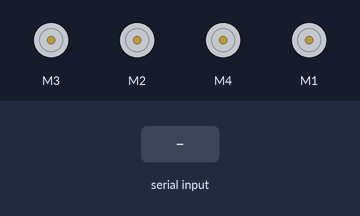
Recording of a program running on a simulated Arduino Uno, built with avr-gcc and run on an emulated ATmega328P. On the bench: 4 × DC motor (green arrow = forward, orange = backward, longer = faster). The inputs (shaded band) are chosen by the test bench.

Above: at 1.2 s.
1.3 s: "90 45 200\n" received over Serial
At 2.2 s:
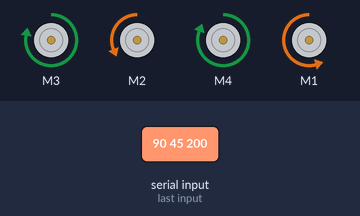
2.8 s: "30 150 10\n" received over Serial
At 3.4 s:
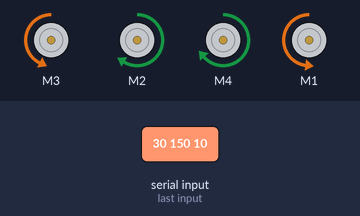
4.3 s: "90 45\n" received over Serial
At 5.5 s:
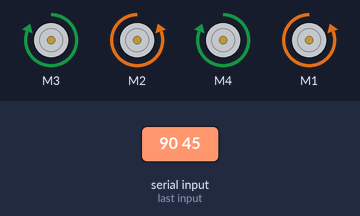
5.8 s: "5\n" received over Serial
At 6.6 s:
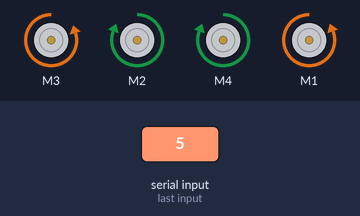
7.3 s: "90\n" received over Serial
At 7.7 s:
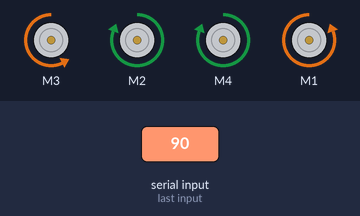
8.8 s: "200\n" received over Serial
At 10.1 s:
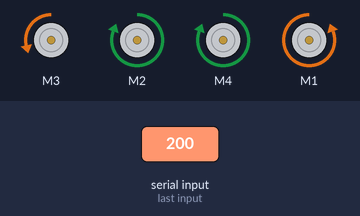
Timing chart, 0 to 11.3 s (numbered marks = the images above; inputs shaded):
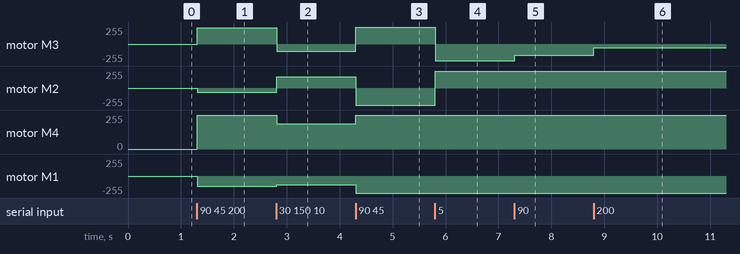

Measured:
- after the input at 1.3 s, motor M3: stopped → forward 245/255 at once; motor M2: stopped → backward 65/255 at once; motor M4: stopped → forward 255/255 at once; motor M1: stopped → backward 155/255 at once
- after the input at 2.8 s, motor M3: forward 245/255 → backward 110/255 at once; motor M2: backward 65/255 → forward 170/255 at once; motor M4: forward 255/255 → forward 190/255 at once; motor M1: backward 155/255 → backward 130/255 at once
- after the input at 4.3 s, motor M3: backward 110/255 → forward 255/255 at once; motor M2: forward 170/255 → backward 255/255 at once; motor M4: forward 190/255 → forward 255/255 at once; motor M1: backward 130/255 → backward 255/255 at once
- after the input at 5.8 s, motor M3: forward 255/255 → backward 251/255 at once; motor M2: backward 255/255 → forward 255/255 at once
- after the input at 7.3 s, motor M3: backward 251/255 → backward 166/255 at once
- after the input at 8.8 s, motor M3: backward 166/255 → backward 56/255 at once

The program:

main.cpp
```cpp
// (licence header left out)
#include "main.h"

void setup()
{
   // 115200
   Serial.begin(BAUD_RATE);
   //Serial.println("Motor test!");

   // turn on motor dont crash code
   RightBackWheel.run(RELEASE);
   LeftBackWheel.run(RELEASE);
   LeftFrontWheel.run(RELEASE);
   RightFrontWheel.run(RELEASE);
}

/*
   Calculates the speed all wheels need for the vehicle to drive
   in a specified direction.
    - forwardSpeed positive forward
    - sidewaysSpeed positive left
    - rotationspeed positive counter-clockwise
*/
void getWheelSpeeds(int forwardSpeed, int sidewaysSpeed, int rotationSpeed, int (&speedVector)[4])
{
   speedVector[LEFT_FRONT_WHEEL - 1] = min(255, (forwardSpeed + rotationSpeed + sidewaysSpeed));  // 1 in coppa // left front
   speedVector[LEFT_BACK_WHEEL - 1] = min(255, (forwardSpeed - rotationSpeed + sidewaysSpeed));   // 2 in coppa // left back
   speedVector[RIGHT_BACK_WHEEL - 1] = min(255, (forwardSpeed + rotationSpeed - sidewaysSpeed));  // 3 in coppa // right back  ?
   speedVector[RIGHT_FRONT_WHEEL - 1] = min(255, (forwardSpeed - rotationSpeed - sidewaysSpeed)); // 4 in coppa // right front ?
}

/*
   Given a speed and a wheel
   sets the correct direction for the wheel

   A negative speed means backwards
   A positive speed means fortwads
*/
void setSpeedAndDirection(int speed, AF_DCMotor &wheel)
{
   wheel.setSpeed(min(255, abs((int)speed)));
   if (speed >= SPEED_THRESHOLD)
   {
      wheel.run(FORWARD);
   }
   else if (speed <= SPEED_THRESHOLD)
   {
      wheel.run(BACKWARD);
   }
}

/*
   Sets the speed of each wheel to the elements of speed_vect
*/
void setWheelSpeed(int (&speed_vect)[4])
{
   setSpeedAndDirection(speed_vect[LEFT_FRONT_WHEEL - 1], LeftFrontWheel);
   setSpeedAndDirection(speed_vect[RIGHT_BACK_WHEEL - 1], RightBackWheel);
   setSpeedAndDirection(speed_vect[RIGHT_FRONT_WHEEL - 1], RightFrontWheel);
   setSpeedAndDirection(speed_vect[LEFT_BACK_WHEEL - 1], LeftBackWheel);
}

/*
   Calculates the speed of each wheel and then runs.
    - forwardSpeed positive forward
    - sidewaysSpeed positive left
    - rotationspeed positive counter-clockwise
*/
void runWheels(int forwardSpeed, int sidewaysSpeed, int rotationSpeed){
   int speedVector[4];
   getWheelSpeeds(forwardSpeed, sidewaysSpeed, rotationSpeed, speedVector);
   setWheelSpeed(speedVector);
}

// Waits for input from serial and then updates response[] with said input
void listen(int (&response)[3]){
   while (true) {
      while(!(Serial.available())){
         ; // Busy wait mycket effektivt
      }

      String input = Serial.readStringUntil('\n');
      String cpy = input;
      cpy.trim();
      if (cpy == "SCIP2.0") {
         Serial.println("MOTOR");
         Serial.println("");
         continue;
      } else if (cpy == "") {
         continue;
      }
      char myArray[input.length() + 1];        //as 1 char space for null is also required
      strcpy(myArray, input.c_str());

      char * token = strtok(myArray, " ");   // Extract the first token

      // loop through the string to extract all other tokens
      for(int i = 0; token != NULL; i++){
         response[i] = atoi(token);
         token = strtok(NULL, " ");
      }
      break;
   }
}

void loop()
{
   int response[3];
   listen(response);
   runWheels(response[0], response[1], response[2]);
}
void motorStop()
{
   LeftFrontWheel.run(RELEASE);
   LeftBackWheel.run(RELEASE);

   RightFrontWheel.run(RELEASE);
   RightBackWheel.run(RELEASE);
}
```

main.h
```cpp
#ifndef MAIN_H
#define MAIN_H

#include <AFMotor.h>
#include <Arduino.h>

enum directions{
    MOVE_FORWARD, MOVE_BACKWARD, MOVE_STOP
};

const int PWM_PIN = A0;
const int standStill = 1500; // Controller in middle position
const int BAUD_RATE = 9600;

const int RIGHT_FRONT_WHEEL = 1;
const int LEFT_BACK_WHEEL = 2;
const int RIGHT_BACK_WHEEL = 3;
const int LEFT_FRONT_WHEEL = 4;

const int SPEED_THRESHOLD = 0;

AF_DCMotor RightFrontWheel(1);
AF_DCMotor LeftBackWheel(2);
AF_DCMotor RightBackWheel(3);
AF_DCMotor LeftFrontWheel(4);

void setup();

int convertSpeed(int speed);
void setSpeed(int speed);

directions getDir(int pwmValue);

void moveForward();
void moveBackward();
void moveSidewaysRight();
void moveSidewaysLeft();

void rotateLeft();
void rotateRight();

void moveRightForward();
void moveRightBackward();
void moveLeftForward();
void moveLeftBackward();

void motorStop();

#endif
```
